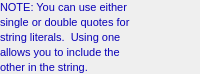
        <widget class="PyDMFrame" name="composite">
          <property name="geometry">
            <rect>
              <x>405</x>
              <y>590</y>
              <width>200</width>
              <height>74</height>
            </rect>
          </property>
          <property name="sizePolicy">
            <sizepolicy hsizetype="Ignored" vsizetype="Ignored">
              <horstretch>0</horstretch>
              <verstretch>0</verstretch>
            </sizepolicy>
          </property>
          <layout class="QGridLayout" name="gridLayout_1" columnstretch="200" rowstretch="14,1,14,1,14,1,14,1,14">
            <property name="leftMargin">
              <number>0</number>
            </property>
            <property name="topMargin">
              <number>0</number>
            </property>
            <property name="rightMargin">
              <number>0</number>
            </property>
            <property name="bottomMargin">
              <number>0</number>
            </property>
            <property name="horizontalSpacing">
              <number>0</number>
            </property>
            <property name="verticalSpacing">
              <number>0</number>
            </property>
            <item row="0" column="0">
              <widget class="QLabel" name="text_4">
                <property name="geometry">
                  <rect>
                    <x>0</x>
                    <y>0</y>
                    <width>200</width>
                    <height>14</height>
                  </rect>
                </property>
                <property name="sizePolicy">
                  <sizepolicy hsizetype="Ignored" vsizetype="Ignored">
                    <horstretch>0</horstretch>
                    <verstretch>0</verstretch>
                  </sizepolicy>
                </property>
                <property name="text">
                  <string>NOTE: You can use either</string>
                </property>
                <property name="font">
                  <font>
                    <pointsize>8</pointsize>
                  </font>
                </property>
                <property name="brush" stdset="0">
                  <brush brushstyle="SolidPattern">
                    <color alpha="255">
                      <red>10</red>
                      <green>0</green>
                      <blue>184</blue>
                    </color>
                  </brush>
                </property>
                <property name="toolTip">
                  <string>text_4</string>
                </property>
                <property name="alignment">
                  <set>Qt::AlignLeading|Qt::AlignLeft|Qt::AlignVCenter</set>
                </property>
                <property name="styleSheet">
                  <string notr="true">QLabel#text_4 {
  color: rgb(10, 0, 184);
  }</string>
                </property>
              </widget>
            </item>
            <item row="2" column="0">
              <widget class="QLabel" name="text_5">
                <property name="geometry">
                  <rect>
                    <x>0</x>
                    <y>15</y>
                    <width>200</width>
                    <height>14</height>
                  </rect>
                </property>
                <property name="sizePolicy">
                  <sizepolicy hsizetype="Ignored" vsizetype="Ignored">
                    <horstretch>0</horstretch>
                    <verstretch>0</verstretch>
                  </sizepolicy>
                </property>
                <property name="text">
                  <string>single or double quotes for</string>
                </property>
                <property name="font">
                  <font>
                    <pointsize>8</pointsize>
                  </font>
                </property>
                <property name="brush" stdset="0">
                  <brush brushstyle="SolidPattern">
                    <color alpha="255">
                      <red>10</red>
                      <green>0</green>
                      <blue>184</blue>
                    </color>
                  </brush>
                </property>
                <property name="toolTip">
                  <string>text_5</string>
                </property>
                <property name="alignment">
                  <set>Qt::AlignLeading|Qt::AlignLeft|Qt::AlignVCenter</set>
                </property>
                <property name="styleSheet">
                  <string notr="true">QLabel#text_5 {
  color: rgb(10, 0, 184);
  }</string>
                </property>
              </widget>
            </item>
            <item row="4" column="0">
              <widget class="QLabel" name="text_6">
                <property name="geometry">
                  <rect>
                    <x>0</x>
                    <y>30</y>
                    <width>200</width>
                    <height>14</height>
                  </rect>
                </property>
                <property name="sizePolicy">
                  <sizepolicy hsizetype="Ignored" vsizetype="Ignored">
                    <horstretch>0</horstretch>
                    <verstretch>0</verstretch>
                  </sizepolicy>
                </property>
                <property name="text">
                  <string>string literals.  Using one</string>
                </property>
                <property name="font">
                  <font>
                    <pointsize>8</pointsize>
                  </font>
                </property>
                <property name="brush" stdset="0">
                  <brush brushstyle="SolidPattern">
                    <color alpha="255">
                      <red>10</red>
                      <green>0</green>
                      <blue>184</blue>
                    </color>
                  </brush>
                </property>
                <property name="toolTip">
                  <string>text_6</string>
                </property>
                <property name="alignment">
                  <set>Qt::AlignLeading|Qt::AlignLeft|Qt::AlignVCenter</set>
                </property>
                <property name="styleSheet">
                  <string notr="true">QLabel#text_6 {
  color: rgb(10, 0, 184);
  }</string>
                </property>
              </widget>
            </item>
            <item row="6" column="0">
              <widget class="QLabel" name="text_7">
                <property name="geometry">
                  <rect>
                    <x>0</x>
                    <y>45</y>
                    <width>200</width>
                    <height>14</height>
                  </rect>
                </property>
                <property name="sizePolicy">
                  <sizepolicy hsizetype="Ignored" vsizetype="Ignored">
                    <horstretch>0</horstretch>
                    <verstretch>0</verstretch>
                  </sizepolicy>
                </property>
                <property name="text">
                  <string>allows you to include the</string>
                </property>
                <property name="font">
                  <font>
                    <pointsize>8</pointsize>
                  </font>
                </property>
                <property name="brush" stdset="0">
                  <brush brushstyle="SolidPattern">
                    <color alpha="255">
                      <red>10</red>
                      <green>0</green>
                      <blue>184</blue>
                    </color>
                  </brush>
                </property>
                <property name="toolTip">
                  <string>text_7</string>
                </property>
                <property name="alignment">
                  <set>Qt::AlignLeading|Qt::AlignLeft|Qt::AlignVCenter</set>
                </property>
                <property name="styleSheet">
                  <string notr="true">QLabel#text_7 {
  color: rgb(10, 0, 184);
  }</string>
                </property>
              </widget>
            </item>
            <item row="8" column="0">
              <widget class="QLabel" name="text_8">
                <property name="geometry">
                  <rect>
                    <x>0</x>
                    <y>60</y>
                    <width>200</width>
                    <height>14</height>
                  </rect>
                </property>
                <property name="sizePolicy">
                  <sizepolicy hsizetype="Ignored" vsizetype="Ignored">
                    <horstretch>0</horstretch>
                    <verstretch>0</verstretch>
                  </sizepolicy>
                </property>
                <property name="text">
                  <string>other in the string.</string>
                </property>
                <property name="font">
                  <font>
                    <pointsize>8</pointsize>
                  </font>
                </property>
                <property name="brush" stdset="0">
                  <brush brushstyle="SolidPattern">
                    <color alpha="255">
                      <red>10</red>
                      <green>0</green>
                      <blue>184</blue>
                    </color>
                  </brush>
                </property>
                <property name="toolTip">
                  <string>text_8</string>
                </property>
                <property name="alignment">
                  <set>Qt::AlignLeading|Qt::AlignLeft|Qt::AlignVCenter</set>
                </property>
                <property name="styleSheet">
                  <string notr="true">QLabel#text_8 {
  color: rgb(10, 0, 184);
  }</string>
                </property>
              </widget>
            </item>
          </layout>
        </widget>
